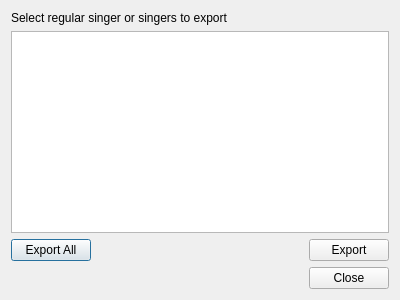
<?xml version="1.0" encoding="UTF-8"?>
<ui version="4.0">
 <class>RegularExportDialog</class>
 <widget class="QDialog" name="RegularExportDialog">
  <property name="geometry">
   <rect>
    <x>0</x>
    <y>0</y>
    <width>400</width>
    <height>300</height>
   </rect>
  </property>
  <property name="windowTitle">
   <string>Regular Singer Export</string>
  </property>
  <layout class="QVBoxLayout" name="verticalLayout">
   <item>
    <widget class="QLabel" name="label">
     <property name="text">
      <string>Select regular singer or singers to export</string>
     </property>
    </widget>
   </item>
   <item>
    <widget class="QTreeView" name="treeViewRegulars">
     <property name="editTriggers">
      <set>QAbstractItemView::NoEditTriggers</set>
     </property>
     <property name="showDropIndicator" stdset="0">
      <bool>false</bool>
     </property>
     <property name="selectionMode">
      <enum>QAbstractItemView::ExtendedSelection</enum>
     </property>
     <property name="rootIsDecorated">
      <bool>false</bool>
     </property>
     <property name="itemsExpandable">
      <bool>false</bool>
     </property>
     <property name="allColumnsShowFocus">
      <bool>true</bool>
     </property>
     <attribute name="headerStretchLastSection">
      <bool>false</bool>
     </attribute>
    </widget>
   </item>
   <item>
    <layout class="QHBoxLayout" name="horizontalLayout">
     <item>
      <widget class="QPushButton" name="pushButtonExportAll">
       <property name="text">
        <string>Export All</string>
       </property>
      </widget>
     </item>
     <item>
      <spacer name="horizontalSpacer_2">
       <property name="orientation">
        <enum>Qt::Horizontal</enum>
       </property>
       <property name="sizeHint" stdset="0">
        <size>
         <width>40</width>
         <height>20</height>
        </size>
       </property>
      </spacer>
     </item>
     <item>
      <widget class="QPushButton" name="pushButtonExport">
       <property name="text">
        <string>Export</string>
       </property>
      </widget>
     </item>
    </layout>
   </item>
   <item>
    <layout class="QHBoxLayout" name="horizontalLayout_2">
     <item>
      <spacer name="horizontalSpacer">
       <property name="orientation">
        <enum>Qt::Horizontal</enum>
       </property>
       <property name="sizeHint" stdset="0">
        <size>
         <width>40</width>
         <height>20</height>
        </size>
       </property>
      </spacer>
     </item>
     <item>
      <widget class="QPushButton" name="pushButtonClose">
       <property name="text">
        <string>Close</string>
       </property>
      </widget>
     </item>
    </layout>
   </item>
  </layout>
 </widget>
 <resources/>
 <connections/>
</ui>
